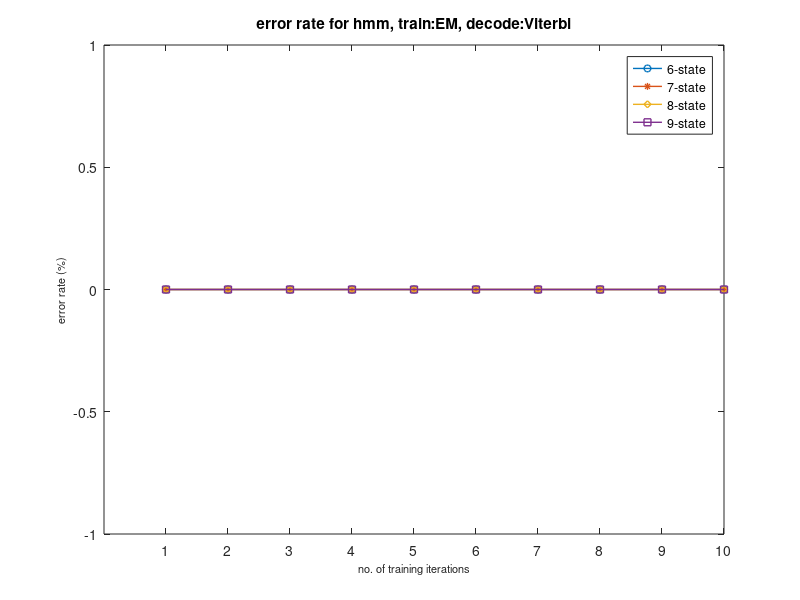

Here is the MATLAB script that generated this plot:
function plot_results_hmm()
STATE_NO_RANGE=6:9;
ITERATION_BEGIN=1;
ITERATION_END=10;
ITERATION_RANGE=ITERATION_BEGIN:ITERATION_END

error_rate_EM_forward=zeros(ITERATION_END,max(STATE_NO_RANGE));
error_rate_EM_Viterbi=zeros(ITERATION_END,max(STATE_NO_RANGE));
error_rate_Viterbi_forward=zeros(ITERATION_END,max(STATE_NO_RANGE));
error_rate_Viterbi_Viterbi=zeros(ITERATION_END,max(STATE_NO_RANGE));
for state_no = STATE_NO_RANGE
        recog_rate_EM_forward=zeros(1,ITERATION_END);        
        recog_rate_EM_Viterbi=zeros(1,ITERATION_END);
        recog_rate_Viterbi_forward=zeros(1,ITERATION_END);
        recog_rate_Viterbi_Viterbi=zeros(1,ITERATION_END);
        EM_accuracy_filename=sprintf('recog_rate_S%d_EM_models.mat',state_no);
        Viterbi_accuracy_filename=sprintf('recog_rate_S%d_Viterbi_models.mat',state_no);        
        if ( exist(EM_accuracy_filename,'file')  )
            load(EM_accuracy_filename,'recog_rate_EM_forward','recog_rate_EM_Viterbi');
            error_rate_EM_forward(:,state_no)= (1-recog_rate_EM_forward')*100;
            error_rate_EM_Viterbi(:,state_no)= (1-recog_rate_EM_Viterbi')*100;        
        end
        if ( exist(Viterbi_accuracy_filename,'file')  )
            load(Viterbi_accuracy_filename,'recog_rate_Viterbi_Viterbi','recog_rate_Viterbi_forward');
            error_rate_Viterbi_forward(:,state_no)= (1-recog_rate_Viterbi_forward')*100;
            error_rate_Viterbi_Viterbi(:,state_no)= (1-recog_rate_Viterbi_Viterbi')*100;
        end    
end

% my_plot(ITERATION_RANGE,STATE_NO_RANGE,error_rate_EM_forward,'EM','Forward'); pause;
% ylim([0.33 0.62]);

 my_plot(ITERATION_RANGE,STATE_NO_RANGE,error_rate_EM_Viterbi,'EM','Viterbi'); pause;
% ylim([0.33 0.62]);

% my_plot(ITERATION_RANGE,STATE_NO_RANGE,error_rate_Viterbi_forward,'Viterbi','Forward'); pause;
% ylim([0.33 0.62]);

% my_plot(ITERATION_RANGE,STATE_NO_RANGE,error_rate_Viterbi_Viterbi,'Viterbi','Viterbi'); pause;
% ylim([0.33 0.62]);

    function h=my_plot(ITERATION_RANGE,STATE_NO_RANGE,error_rate_Iter_D_S,str_model,str_recognizer)
        st_no=STATE_NO_RANGE(1);
        h=plot(ITERATION_RANGE,error_rate_Iter_D_S(ITERATION_RANGE,st_no),'-o', ...
            ITERATION_RANGE,error_rate_Iter_D_S(ITERATION_RANGE,st_no+1),'-*', ...
            ITERATION_RANGE,error_rate_Iter_D_S(ITERATION_RANGE,st_no+2),'-d', ...
            ITERATION_RANGE,error_rate_Iter_D_S(ITERATION_RANGE,st_no+3),'-s' ...
            );
        legend([num2str(st_no) '-state'],[num2str(st_no+1) '-state'],[num2str(st_no+2) '-state'],[num2str(st_no+3) '-state'],[num2str(st_no+4) '-state'],[num2str(st_no+5) '-state']);
        title(['error rate for hmm, train:' str_model  ', decode:' str_recognizer] );
        xlabel('no. of training iterations','fontsize',8);
        ylabel('error rate (%)','fontsize',8);
        set(gca,'XTick',ITERATION_RANGE);
        set(h,'LineWidth',1,'MarkerSize',5);
        % ylim([0.4 0.92])
    end

end

